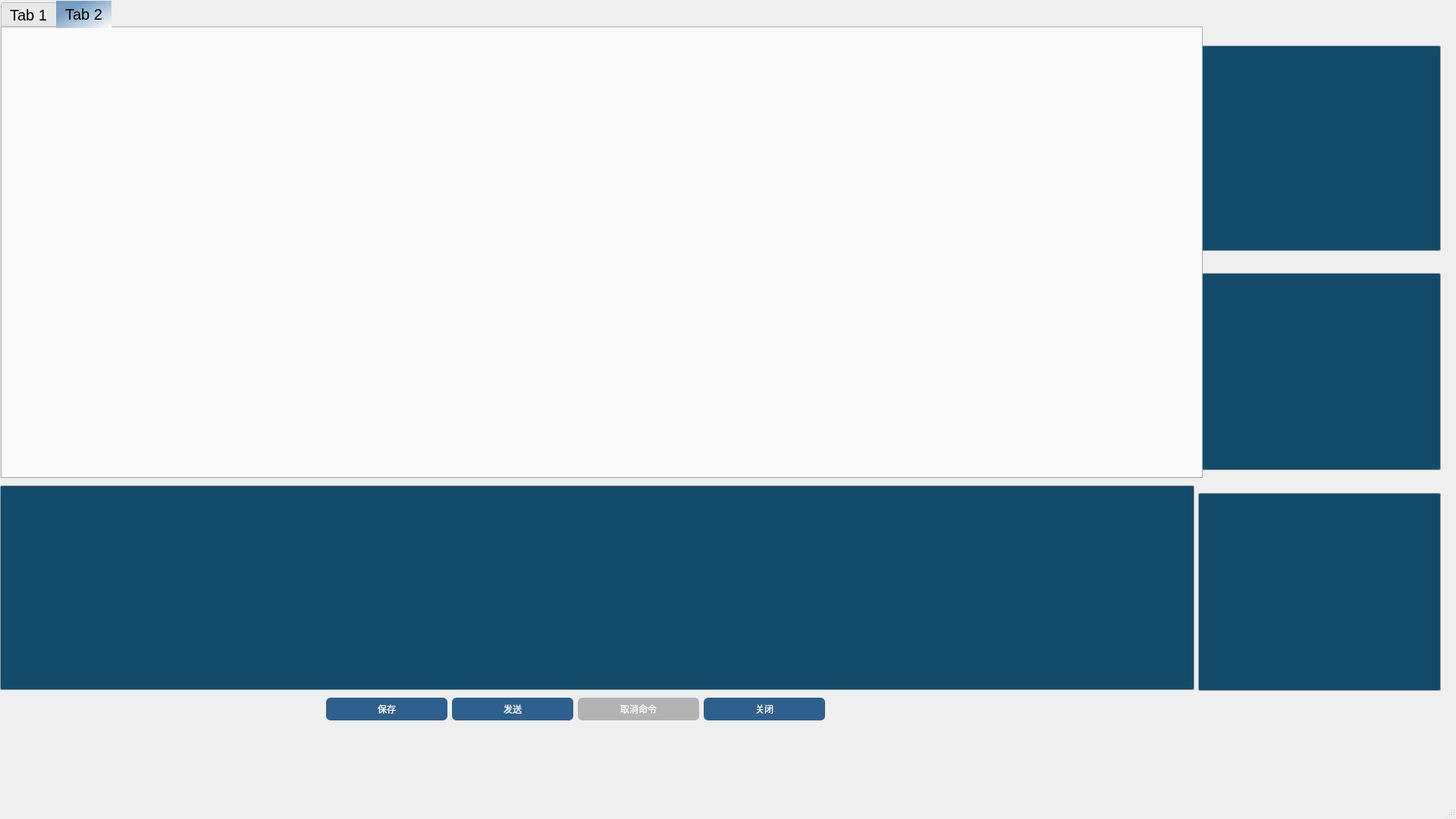
<?xml version="1.0" encoding="UTF-8"?>
<ui version="4.0">
 <class>JSJ_ddmldlg</class>
 <widget class="QMainWindow" name="JSJ_ddmldlg">
  <property name="geometry">
   <rect>
    <x>0</x>
    <y>0</y>
    <width>1920</width>
    <height>1080</height>
   </rect>
  </property>
  <property name="minimumSize">
   <size>
    <width>1920</width>
    <height>1080</height>
   </size>
  </property>
  <property name="contextMenuPolicy">
   <enum>Qt::NoContextMenu</enum>
  </property>
  <property name="windowTitle">
   <string>MainWindow</string>
  </property>
  <property name="styleSheet">
   <string notr="true">QLabel{
	
	color: rgb(255, 255, 255);

}
QTableWidget{
	border-radius: 2px; /* 边框圆角 */
border: 1px solid #A0A0A0; /* 边框宽度为1px，颜色为#A0A0A0 */
font: 15pt &quot;黑体&quot;;
background-color: rgb(18,76,106,);
	color: rgb(255, 255, 255);
}</string>
  </property>
  <widget class="QWidget" name="centralwidget">
   <property name="styleSheet">
    <string notr="true"/>
   </property>
   <widget class="QLabel" name="label">
    <property name="geometry">
     <rect>
      <x>1580</x>
      <y>30</y>
      <width>321</width>
      <height>30</height>
     </rect>
    </property>
    <property name="styleSheet">
     <string notr="true">border-image: url(:/new/jsj/rc/限速命令/缓存命令.png);</string>
    </property>
    <property name="text">
     <string/>
    </property>
   </widget>
   <widget class="QTableWidget" name="HC_tableWidget">
    <property name="geometry">
     <rect>
      <x>1580</x>
      <y>60</y>
      <width>320</width>
      <height>271</height>
     </rect>
    </property>
    <property name="minimumSize">
     <size>
      <width>320</width>
      <height>0</height>
     </size>
    </property>
    <property name="maximumSize">
     <size>
      <width>16777215</width>
      <height>280</height>
     </size>
    </property>
    <property name="styleSheet">
     <string notr="true"/>
    </property>
   </widget>
   <widget class="QTableWidget" name="Send_tableWidget">
    <property name="geometry">
     <rect>
      <x>1580</x>
      <y>360</y>
      <width>320</width>
      <height>260</height>
     </rect>
    </property>
    <property name="minimumSize">
     <size>
      <width>320</width>
      <height>260</height>
     </size>
    </property>
    <property name="maximumSize">
     <size>
      <width>320</width>
      <height>260</height>
     </size>
    </property>
    <property name="styleSheet">
     <string notr="true"/>
    </property>
   </widget>
   <widget class="QLabel" name="label_2">
    <property name="geometry">
     <rect>
      <x>1582</x>
      <y>330</y>
      <width>321</width>
      <height>30</height>
     </rect>
    </property>
    <property name="styleSheet">
     <string notr="true">border-image: url(:/new/jsj/rc/限速命令/发送命令.png);</string>
    </property>
    <property name="text">
     <string/>
    </property>
   </widget>
   <widget class="QLabel" name="label_3">
    <property name="geometry">
     <rect>
      <x>1580</x>
      <y>620</y>
      <width>321</width>
      <height>30</height>
     </rect>
    </property>
    <property name="styleSheet">
     <string notr="true">border-image: url(:/new/jsj/rc/限速命令/完成命令.png);</string>
    </property>
    <property name="text">
     <string/>
    </property>
   </widget>
   <widget class="QTableWidget" name="Finish_tableWidget">
    <property name="geometry">
     <rect>
      <x>1580</x>
      <y>650</y>
      <width>320</width>
      <height>261</height>
     </rect>
    </property>
    <property name="minimumSize">
     <size>
      <width>320</width>
      <height>0</height>
     </size>
    </property>
    <property name="maximumSize">
     <size>
      <width>320</width>
      <height>300</height>
     </size>
    </property>
    <property name="styleSheet">
     <string notr="true"/>
    </property>
   </widget>
   <widget class="QPushButton" name="cancle_Btn">
    <property name="geometry">
     <rect>
      <x>762</x>
      <y>920</y>
      <width>160</width>
      <height>30</height>
     </rect>
    </property>
    <property name="minimumSize">
     <size>
      <width>160</width>
      <height>30</height>
     </size>
    </property>
    <property name="maximumSize">
     <size>
      <width>160</width>
      <height>30</height>
     </size>
    </property>
    <property name="cursor">
     <cursorShape>OpenHandCursor</cursorShape>
    </property>
    <property name="styleSheet">
     <string notr="true">background-color: rgb(179, 179, 179);
color: rgb(255, 255, 255);

	border-radius: 6px; /* 边框圆角 */
font: 14pt &quot;黑体&quot;;</string>
    </property>
    <property name="text">
     <string>取消命令</string>
    </property>
   </widget>
   <widget class="QPushButton" name="ml_CloseBtn_2">
    <property name="geometry">
     <rect>
      <x>928</x>
      <y>920</y>
      <width>160</width>
      <height>30</height>
     </rect>
    </property>
    <property name="minimumSize">
     <size>
      <width>160</width>
      <height>30</height>
     </size>
    </property>
    <property name="maximumSize">
     <size>
      <width>160</width>
      <height>30</height>
     </size>
    </property>
    <property name="cursor">
     <cursorShape>OpenHandCursor</cursorShape>
    </property>
    <property name="styleSheet">
     <string notr="true">background-color: rgb(46, 96, 142);
color: rgb(255, 255, 255);

	border-radius: 6px; /* 边框圆角 */
font: 14pt &quot;黑体&quot;;</string>
    </property>
    <property name="text">
     <string>关闭</string>
    </property>
   </widget>
   <widget class="QPushButton" name="ml_SendBtn_2">
    <property name="geometry">
     <rect>
      <x>596</x>
      <y>920</y>
      <width>160</width>
      <height>30</height>
     </rect>
    </property>
    <property name="minimumSize">
     <size>
      <width>160</width>
      <height>30</height>
     </size>
    </property>
    <property name="maximumSize">
     <size>
      <width>160</width>
      <height>30</height>
     </size>
    </property>
    <property name="cursor">
     <cursorShape>OpenHandCursor</cursorShape>
    </property>
    <property name="styleSheet">
     <string notr="true">background-color: rgb(46, 96, 142);
color: rgb(255, 255, 255);

	border-radius: 6px; /* 边框圆角 */
font: 14pt &quot;黑体&quot;;</string>
    </property>
    <property name="text">
     <string>发送</string>
    </property>
   </widget>
   <widget class="QPushButton" name="ml_SaveBtn_2">
    <property name="geometry">
     <rect>
      <x>430</x>
      <y>920</y>
      <width>160</width>
      <height>30</height>
     </rect>
    </property>
    <property name="minimumSize">
     <size>
      <width>160</width>
      <height>30</height>
     </size>
    </property>
    <property name="maximumSize">
     <size>
      <width>160</width>
      <height>30</height>
     </size>
    </property>
    <property name="cursor">
     <cursorShape>OpenHandCursor</cursorShape>
    </property>
    <property name="styleSheet">
     <string notr="true">background-color: rgb(46, 96, 142);
color: rgb(255, 255, 255);

	border-radius: 6px; /* 边框圆角 */
font: 14pt &quot;黑体&quot;;</string>
    </property>
    <property name="text">
     <string>保存</string>
    </property>
   </widget>
   <widget class="QTabWidget" name="tabWidget">
    <property name="geometry">
     <rect>
      <x>1</x>
      <y>1</y>
      <width>1585</width>
      <height>630</height>
     </rect>
    </property>
    <property name="minimumSize">
     <size>
      <width>0</width>
      <height>0</height>
     </size>
    </property>
    <property name="maximumSize">
     <size>
      <width>16777215</width>
      <height>16777215</height>
     </size>
    </property>
    <property name="styleSheet">
     <string notr="true">
QTabBar::tab {

	

 }
QTabWidget QTabBar
{
	font-size: 20px;
}
 QTabBar::tab:selected{
    background-color: qlineargradient(spread:pad, x1:0, y1:0, x2:1, y2:1, stop:0.278409 rgba(118, 159, 193, 255), stop:1 rgba(255, 255, 255, 255));
}

</string>
    </property>
    <property name="currentIndex">
     <number>1</number>
    </property>
    <widget class="QWidget" name="tab">
     <property name="styleSheet">
      <string notr="true">QWidget#tab{
		background-color: rgba(18, 75, 105, 80);
	font: 14pt &quot;黑体&quot;;
}</string>
     </property>
     <attribute name="title">
      <string>Tab 1</string>
     </attribute>
    </widget>
    <widget class="QWidget" name="tab_2">
     <property name="styleSheet">
      <string notr="true">QWidget#tab_2{
	border-image: url(:/new/jsj/rc/限速命令/背景二.png);
	font: 14pt &quot;黑体&quot;;
}</string>
     </property>
     <attribute name="title">
      <string>Tab 2</string>
     </attribute>
    </widget>
   </widget>
   <widget class="QTableWidget" name="ml_showTable">
    <property name="geometry">
     <rect>
      <x>0</x>
      <y>640</y>
      <width>1575</width>
      <height>270</height>
     </rect>
    </property>
    <property name="minimumSize">
     <size>
      <width>1575</width>
      <height>270</height>
     </size>
    </property>
    <property name="maximumSize">
     <size>
      <width>1575</width>
      <height>270</height>
     </size>
    </property>
    <property name="styleSheet">
     <string notr="true"/>
    </property>
   </widget>
  </widget>
  <widget class="QStatusBar" name="statusbar"/>
 </widget>
 <resources/>
 <connections/>
</ui>
